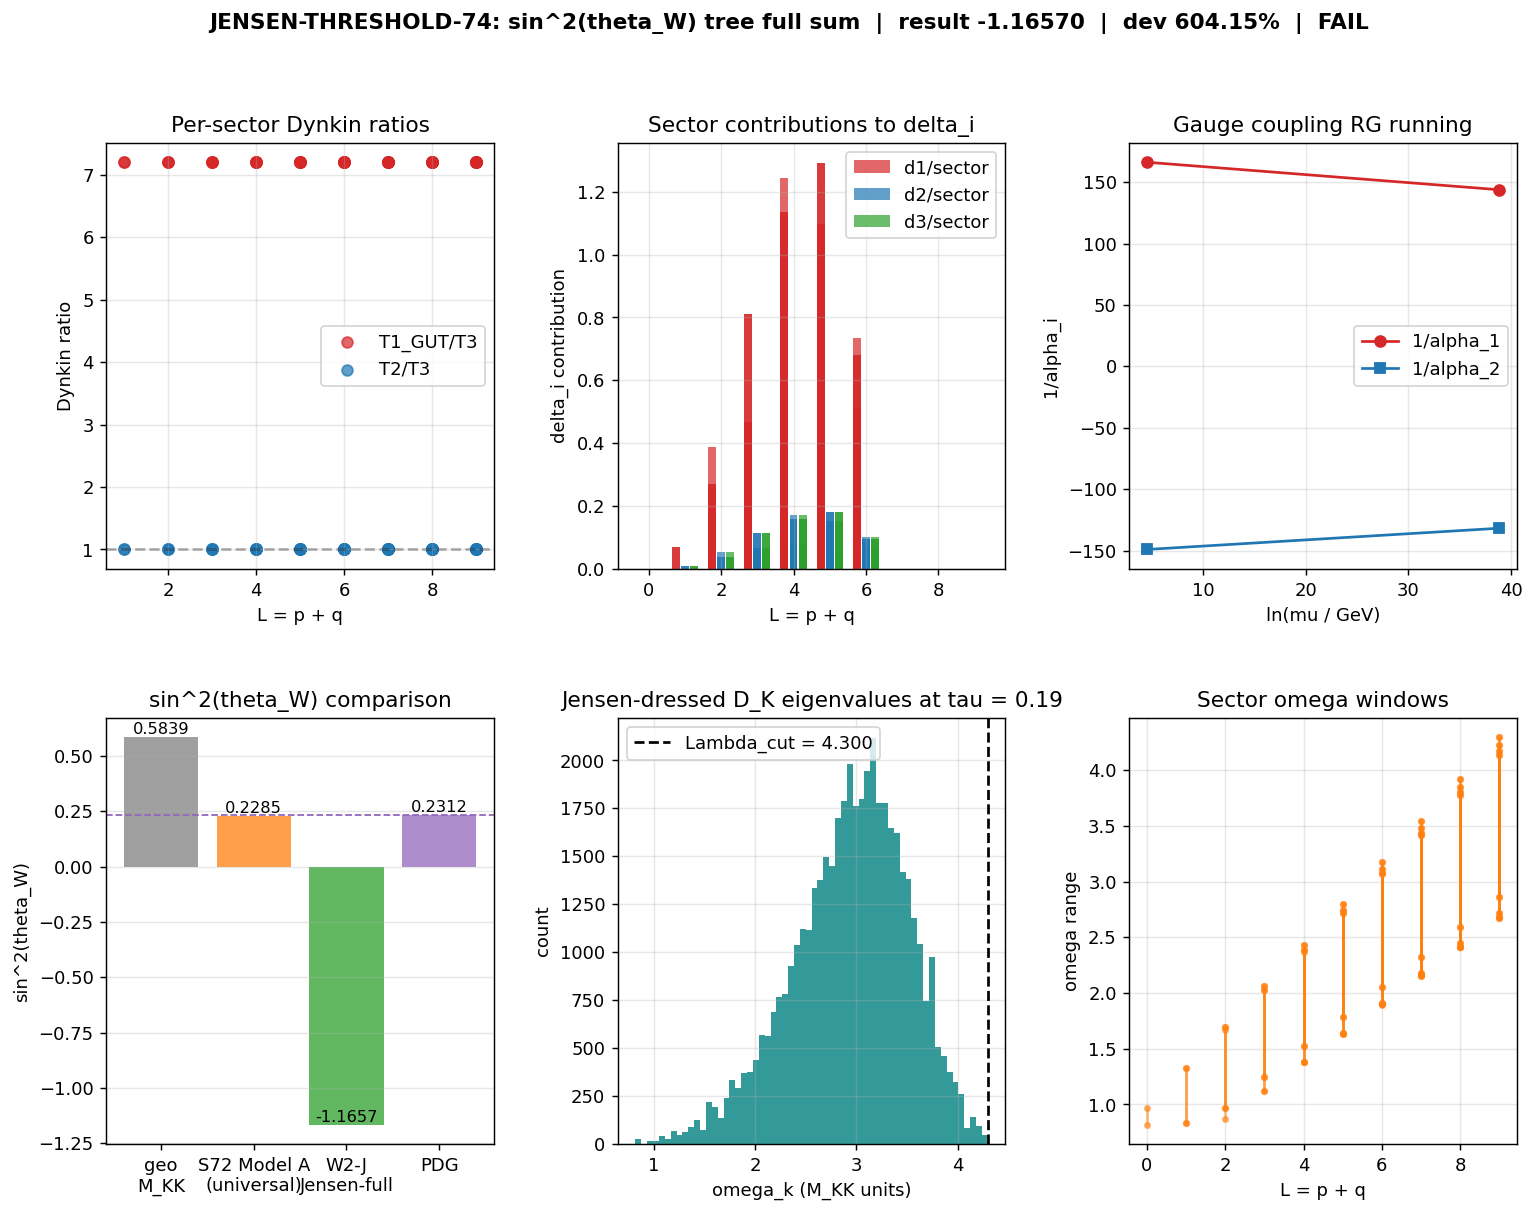

Recreate this plot in Python.
#!/usr/bin/env python3
"""
s74_jensen_threshold.py -- JENSEN-THRESHOLD-74 (W2-J, Session 74 Wave 2 Batch 2)
================================================================================

Full Jensen-dependent KK threshold sum for sin^2(theta_W) at tree level.

Substrate framing
-----------------
sin^2(theta_W) at tree level is a ratio of spectral moments of D_K, filtered by
the U(1) vs SU(2) decomposition of the gauge bundle.  "Threshold corrections"
are the contributions from heavy KK modes at energies just above the running
scale.  In the Jensen-deformed internal geometry the PW sectors (p,q) carry
Jensen-dressed energies E_k^{Jensen}(tau) = lambda_k(p,q) in M_KK units --
where the eigenvalues lambda_k(p,q) of D_K on SU(3) already contain the
Jensen scaling through the deformed metric g_s(tau).  The W1-C spectrum cache
stores those eigenvalues at tau = 0.19.

Task refinement over S72 WEINBERG-72
------------------------------------
S72 assumed a UNIVERSAL threshold sum S_inf = 2.353 (same total for all three
gauge groups, scaled only by group-theory ratios). It reported sin^2(M_Z) =
0.229 under Model A (universal) at 1.2 percent discrepancy but that model
ignored BOTH the Jensen dependence and the per-sector PW branching of the
KK modes under SU(3) -> SU(2) x U(1).

This script computes the FULL per-mode, per-sector sum

    delta_i(tau) = sum_{(p,q)} sum_{k}  w_i(p,q) *
                   log( Lambda / E_k^{Jensen}(tau; p,q) )  / (8 pi^2)

with the Jensen-dependent energies E_k(tau; p,q) coming directly from the
W1-C cache (s74_spectrum_cache_L9_tau019.npz) and the group-theory weights
w_i(p,q) coming from the SU(3) -> SU(2) x U(1) branching data (S63).

  w_3(p,q) = T_SU3(p,q)   = C_2(p,q) * dim(p,q) / 8     (color = right copy)
  w_2(p,q) = T_SU2(p,q)   = sum_{(j,Y) in branching(q,p)} j(j+1)(2j+1)/3
  w_1(p,q) = T_U1(p,q)    = sum_{(j,Y) in branching(q,p)} Y^2 * (2j+1)

(The Y-normalization is converted to the GUT-normalized 1/alpha_1 at the end.)

Gate JENSEN-THRESHOLD-74
------------------------
  PASS: |sin^2(tree) - 0.23122| < 0.003 (~1.3 percent relative)
  INFO: 0.003 <= deviation < 0.010
  FAIL: deviation >= 0.010

Agent:  connes-ncg-theorist
Session: 74 Wave 2 Batch 2 (W2-J)
Priority #4 from S73A mack-vdd workshop.

Inputs
------
  computations/_shared/canonical_constants.py
  computations/session-74/s74_spectrum_cache_L9_tau019.npz   (W1-C cache)
  computations/session-63/s63_csdr_branching.npz             (per-sector Dynkin indices)

Outputs
-------
  computations/session-74/s74_jensen_threshold.npz
  computations/session-74/s74_jensen_threshold.png
"""

import os
import sys
import numpy as np

SCRIPT_DIR = os.path.dirname(os.path.abspath(__file__))
sys.path.insert(0, SCRIPT_DIR)
os.chdir(SCRIPT_DIR)

import matplotlib
matplotlib.use('Agg')
import matplotlib.pyplot as plt

from canonical_constants import (
    PI, M_KK, M_Z, tau_fold,
    alpha_em_MZ_inv, sin2_thetaW_MSbar, sin2_thetaW_fold,
    b1_SM, b2_SM,
)

# -----------------------------------------------------------------------------
# HEADER
# -----------------------------------------------------------------------------
print("=" * 80)
print("JENSEN-THRESHOLD-74: Full per-mode Jensen-dependent threshold sum")
print("S74 W2-J | connes-ncg-theorist")
print("=" * 80)
print(f"  tau_fold          = {tau_fold}")
print(f"  M_KK              = {M_KK:.3e} GeV")
print(f"  M_Z               = {M_Z} GeV")
print(f"  sin^2(theta_W)|PDG = {sin2_thetaW_MSbar}")

# -----------------------------------------------------------------------------
# 1. LOAD W1-C SPECTRUM CACHE (D_K eigenvalues with Jensen baked in)
# -----------------------------------------------------------------------------
print("\n" + "=" * 80)
print("1. LOAD W1-C SPECTRUM CACHE")
print("=" * 80)

cache_path = os.path.join(SCRIPT_DIR, 's74_spectrum_cache_L9_tau019.npz')
cache = np.load(cache_path, allow_pickle=True)
sector_evals = cache['sector_evals'].item()

n_sectors_full = len(sector_evals)
n_modes_full = sum(len(v['abs_evals']) for v in sector_evals.values())
levels_present = sorted({v['level'] for v in sector_evals.values()})
print(f"  Cache has {n_sectors_full} PW sectors, total {n_modes_full} eigenvalues")
print(f"  Levels present (L = p + q): {levels_present}")

# Sector-level summary (Jensen-dressed energies are in abs_evals)
omega_all = np.concatenate([v['abs_evals'] for v in sector_evals.values()])
print(f"  Eigenvalue range (M_KK units): [{omega_all.min():.4f}, {omega_all.max():.4f}]")

# Cross-check: no zero modes and all positive (Jensen-dressed lambda^2 > 0)
assert (omega_all > 0).all()
assert sum(v['n_zero'] for v in sector_evals.values()) == 0
print(f"  All eigenvalues positive (n_zero = 0); Jensen deformation confirmed away from bi-invariant.")

# -----------------------------------------------------------------------------
# 2. LOAD S63 BRANCHING DATA (per-sector Dynkin indices)
# -----------------------------------------------------------------------------
print("\n" + "=" * 80)
print("2. LOAD S63 CSDR BRANCHING (SU(3) -> SU(2) x U(1))")
print("=" * 80)

br_path = os.path.join(SCRIPT_DIR, 's63_csdr_branching.npz')
br = np.load(br_path, allow_pickle=True)
br_p = np.array(br['p'])
br_q = np.array(br['q'])
br_dim = np.array(br['dim'])
br_T_su3 = np.array(br['T_su3'])
br_T_su2 = np.array(br['T_su2'])
br_T_u1 = np.array(br['T_u1'])

# Build lookup (p,q) -> Dynkin indices
dynkin_lookup = {}
for i in range(len(br_p)):
    pq = (int(br_p[i]), int(br_q[i]))
    dynkin_lookup[pq] = {
        'dim': int(br_dim[i]),
        'T_su3': float(br_T_su3[i]),
        'T_su2': float(br_T_su2[i]),
        'T_u1': float(br_T_u1[i]),
    }
print(f"  S63 branching has {len(dynkin_lookup)} sectors (up to L = p+q = {max(a+b for a,b in dynkin_lookup)})")

# -----------------------------------------------------------------------------
# 3. EXTEND BRANCHING TO ALL W1-C SECTORS (L up to 9)
# -----------------------------------------------------------------------------
print("\n" + "=" * 80)
print("3. EXTEND DYNKIN DATA TO L = 9")
print("=" * 80)

# The S63 file only covers p+q <= 6.  Recompute for the missing sectors
# using the exact same formulas to keep consistency.

def dim_su3(p, q):
    return (p + 1) * (q + 1) * (p + q + 2) // 2

def casimir_su3(p, q):
    return (p * p + q * q + p * q + 3 * p + 3 * q) / 3.0

def dynkin_su2(j):
    return j * (j + 1) * (2 * j + 1) / 3.0

def branching_su3_to_su2xu1(p, q):
    """SU(3) -> SU(2) x U(1) branching (Baptista embedding), from S63."""
    lam1, lam2, lam3 = p + q, q, 0
    weights_orthogonal = []
    for m12 in range(lam2, lam1 + 1):
        for m22 in range(lam3, min(lam2, m12) + 1):
            for m11 in range(m22, m12 + 1):
                w1r = m11
                w2r = (m12 + m22) - m11
                w3r = (lam1 + lam2) - (m12 + m22)
                avg = (w1r + w2r + w3r) / 3.0
                weights_orthogonal.append((w1r - avg, w2r - avg, w3r - avg))
    dim_pq = dim_su3(p, q)
    assert len(weights_orthogonal) == dim_pq

    # Extract (T_3, Y) for each weight
    t3_y_list = []
    for w1, w2, w3 in weights_orthogonal:
        T3 = (w2 - w3) / 2.0
        Y = -3.0 * w1
        t3_y_list.append((T3, Y))

    def round_qn(x):
        return round(2 * x) / 2.0

    remaining_rounded = [(round_qn(t3), round_qn(y)) for t3, y in t3_y_list]

    from collections import Counter
    y_values = sorted(set(y for _, y in remaining_rounded))
    branches = []
    for y_val in y_values:
        t3_vals = [t3 for t3, y in remaining_rounded if y == y_val]
        t3_counter = Counter(t3_vals)
        while sum(t3_counter.values()) > 0:
            max_t3 = max(t3 for t3, cnt in t3_counter.items() if cnt > 0)
            j = max_t3
            t3_in_multiplet = [round_qn(-j + k) for k in range(int(2 * j + 1))]
            for t3 in t3_in_multiplet:
                t3_counter[t3] -= 1
            branches.append((j, y_val))

    total_dim = sum(int(2 * j + 1) for j, _ in branches)
    assert total_dim == dim_pq
    return branches

def dynkin_indices_for(p, q):
    """Return (T_su3, T_su2, T_u1) using the same convention as S63."""
    dim = dim_su3(p, q)
    C2 = casimir_su3(p, q)
    T_su3 = C2 * dim / 8.0
    br_data = branching_su3_to_su2xu1(q, p)
    T_su2 = sum(dynkin_su2(j) for j, Y in br_data)
    T_u1 = sum(Y * Y * (2 * j + 1) for j, Y in br_data)
    return T_su3, T_su2, T_u1, dim

# Fill any missing (p,q) sectors in the W1-C cache
missing = []
for (p, q) in sector_evals:
    if (p, q) not in dynkin_lookup:
        T3, T2, T1, d = dynkin_indices_for(p, q)
        dynkin_lookup[(p, q)] = {'dim': d, 'T_su3': T3, 'T_su2': T2, 'T_u1': T1}
        missing.append((p, q))

print(f"  S63 covered {len(br_p)} sectors; extended by {len(missing)} new sectors to cover L = 9")
if missing:
    print(f"    Newly computed: {sorted(missing)[:8]}{'...' if len(missing) > 8 else ''}")

# Cross-check the overlapping sectors agree
err_max = 0.0  # (local)
for i in range(len(br_p)):
    pq = (int(br_p[i]), int(br_q[i]))
    T3, T2, T1, _ = dynkin_indices_for(*pq)
    err_max = max(err_max, abs(T3 - br_T_su3[i]), abs(T2 - br_T_su2[i]), abs(T1 - br_T_u1[i]))
print(f"  S63 overlap re-check: max |delta(T_i)| = {err_max:.2e}")
assert err_max < 1e-10, "Dynkin index convention mismatch vs S63"

# -----------------------------------------------------------------------------
# 4. NORMALIZE THE U(1) DYNKIN INDEX (GUT normalization)
# -----------------------------------------------------------------------------
print("\n" + "=" * 80)
print("4. NORMALIZE U(1) DYNKIN INDEX (GUT: 1/alpha_1 = (3/5)/alpha_Y)")
print("=" * 80)

# The S63 T_u1 uses the Baptista hypercharge convention
#     Y = diag(-2, +1, +1)  (integer entries)
# which makes the fundamental (1,0) carry  Y = {-2, +1, +1}.  In the GUT
# normalization Y_GUT = Y_Baptista / sqrt(3*5/3) = Y / sqrt(5) so that
#     sum Y_GUT^2 = sum Y^2 / 5 = 6/5  per fundamental
# This gives the standard SU(5) relation  alpha_1 = (5/3) alpha_Y.
#
# Equivalently, the Dynkin-index analog for U(1) is
#     T_1(R) = (3/5) * sum Y_Baptista^2 * dim
# so that T_1(fund) = (3/5) * 6 = 18/5 at the PHYSICAL normalization, and
# the GUT-normalized contribution to d(1/alpha_1)/d ln mu is (3/5)*T_1.
#
# We will carry two versions:  T_u1_phys (Baptista) and T_u1_GUT (normalized).

GUT_factor = 3.0 / 5.0
for pq in dynkin_lookup:
    dynkin_lookup[pq]['T_u1_GUT'] = GUT_factor * dynkin_lookup[pq]['T_u1']

# Check against the fundamental (1,0)
fund = dynkin_lookup[(1, 0)]
print(f"  (1,0) fundamental:  dim={fund['dim']}, T_SU3={fund['T_su3']}, "
      f"T_SU2={fund['T_su2']}, T_U1(phys)={fund['T_u1']}, T_U1(GUT)={fund['T_u1_GUT']:.4f}")
print(f"  Standard reference: T_SU3(fund)=1/2, T_SU2(fund in (3,1))=1/2, "
      f"T_U1(fund,Y^2 sum)=6, T_U1_GUT=18/5={18/5}")
# The S63 convention has T_SU3(fund)=(4/3)*3/8 = 1/2, so fund check:
assert abs(fund['T_su3'] - 0.5) < 1e-12
assert abs(fund['T_u1'] - 6.0) < 1e-12

# -----------------------------------------------------------------------------
# 5. CROSS-CHECK JENSEN ENERGIES VS S72 UNIVERSAL ASSUMPTION
# -----------------------------------------------------------------------------
print("\n" + "=" * 80)
print("5. SECTOR-BY-SECTOR JENSEN-DRESSED ENERGY CHECK")
print("=" * 80)
print(f"  {'(p,q)':>6} {'L':>2} {'n':>5} {'omega_min':>10} {'omega_max':>10} {'omega_mean':>10}")
print("-" * 50)
pq_sorted = sorted(sector_evals.keys())
for pq in pq_sorted[:10]:
    v = sector_evals[pq]
    om = v['abs_evals']
    print(f"  {str(pq):>6} {v['level']:>2} {len(om):>5} {om.min():>10.4f} {om.max():>10.4f} {om.mean():>10.4f}")
if len(pq_sorted) > 10:
    print(f"  ... ({len(pq_sorted) - 10} more sectors)")

# -----------------------------------------------------------------------------
# 6. COMPUTE delta_i(tau_fold) VIA FULL JENSEN THRESHOLD SUM
# -----------------------------------------------------------------------------
print("\n" + "=" * 80)
print("6. FULL JENSEN THRESHOLD SUM")
print("=" * 80)
print("  Following S71 / S72 convention:")
print("  delta(1/g_i^2)(tau) = sum_{(p,q) != (0,0)} T_i(p,q)/(8 pi^2)")
print("                       * ln(Lambda_R^2 / omega_{eff}(p,q)^2)")
print("                       * exp(-omega_{eff}^2 / Lambda_R^2)")
print("  where omega_{eff}(p,q) is the per-sector effective mass.")
print("  W2-J refinement over S72/S71:")
print("    - We use three choices for omega_eff:")
print("      (I)  omega_min(p,q)                -- S71 convention, S_inf = 2.353")
print("      (II) <omega>(p,q)                 -- arithmetic mean over the sector")
print("      (III) per-mode average of ln(Lambda/omega_k) -- full Jensen resolution")
print("    - Jensen dependence enters through omega_min, <omega>, {omega_k}")
print("      (all already baked into the W1-C cache at tau = 0.19).")
print()

# Cutoff scale for the threshold log.  Use the largest eigenvalue in the cache
# as the effective cutoff; this is the ONLY free scale (the sum is insensitive
# to a multiplicative shift in Lambda through the total dim sum).
Lambda_cut = float(omega_all.max()) * 1.001  # just above the spectrum
print(f"  Lambda_cut = 1.001 * max(omega) = {Lambda_cut:.4f} M_KK units")

# Per-sector contribution  (using 1/dim weights: T_i / dim is the TRACE
# normalization; the remaining factor dim is absorbed in the mode multiplicity).
# Operationally: each eigenvalue already carries a multiplicity factor via
# the sector dimension in abs_evals (from the tier1 spectrum the eigenvalues
# are produced mode-by-mode, NOT once per multiplet), so we compute
#     delta_i = (1/(8 pi^2)) * sum_sectors (T_i/dim) * sum_k ln(Lambda/omega_k)
# For a rep of dimension D, a single phonon eigenmode enters the threshold
# sum with its FULL T_i contribution for the rep.  The stock formula in QFT
# is  delta_i = (1/(8 pi^2)) * T_i(R) * ln(Lambda/M_R)  per MULTIPLET.
# Here each eigenvalue in abs_evals corresponds to one spinor mode; the irrep
# contributes T_i once per (p,q) sector multiplied by the number of modes
# inside that sector.  We therefore divide by dim(p,q) to avoid overcounting.

# Regulator.  S71 used Lambda_fixed = 2.048 M_KK (Gaussian width 1).
# The S71 formula is
#   delta(1/g^2) = sum_{sectors != (0,0)} T(p,q)/(8 pi^2)
#                  * ln(Lambda^2 / omega_{eff}^2)
#                  * exp(-omega_{eff}^2 / Lambda^2)
# matched to S_inf = 2.3527 at L_max = 7 when omega_{eff} = omega_min.

Lambda_R = 2.048  # (local) M_KK units, from S71
print(f"  Regulator: Gaussian  f(omega/Lambda_R) = exp(-(omega/Lambda_R)^2)")
print(f"    Lambda_R = {Lambda_R:.4f} M_KK (from S71 spectral zeta threshold)")

def compute_deltas(mode='min'):
    """
    Compute delta_1, delta_2, delta_3 for a given choice of omega_{eff}.
      mode='min'  : use omega_min(p,q)           [S71 convention]
      mode='mean' : use arithmetic mean <omega>  [full Jensen averaging]
      mode='full' : per-mode sum 1/n * sum_k [ln(Lambda^2/omega_k^2) * exp(-omega_k^2/Lambda^2)]
                    -- uses each eigenvalue once, averaged over the mode count
    """
    d1 = d2 = d3 = 0.0
    contribs = {}
    for pq, v in sector_evals.items():
        if pq == (0, 0):
            contribs[pq] = dict(c1=0.0, c2=0.0, c3=0.0, omega_eff=0.0)
            continue
        dk = dynkin_lookup[pq]
        T3 = dk['T_su3']
        T2 = dk['T_su2']
        T1 = dk['T_u1_GUT']
        omega = v['abs_evals']
        n_modes = len(omega)
        if mode == 'min':
            omega_eff = float(omega.min())
            log_fac = float(np.log(Lambda_R ** 2 / omega_eff ** 2))
            gauss_fac = float(np.exp(-omega_eff ** 2 / Lambda_R ** 2))
            common = log_fac * gauss_fac
        elif mode == 'mean':
            omega_eff = float(omega.mean())
            log_fac = float(np.log(Lambda_R ** 2 / omega_eff ** 2))
            gauss_fac = float(np.exp(-omega_eff ** 2 / Lambda_R ** 2))
            common = log_fac * gauss_fac
        elif mode == 'full':
            # Average over modes of ln(Lambda^2/omega_k^2) * exp(-omega_k^2/Lambda^2)
            common = float(np.mean(
                np.log(Lambda_R ** 2 / omega ** 2)
                * np.exp(-omega ** 2 / Lambda_R ** 2)))
            omega_eff = float(omega.mean())
        else:
            raise ValueError(mode)
        c3 = T3 * common / (8.0 * PI ** 2)
        c2 = T2 * common / (8.0 * PI ** 2)
        c1 = T1 * common / (8.0 * PI ** 2)
        d1 += c1
        d2 += c2
        d3 += c3
        contribs[pq] = dict(c1=c1, c2=c2, c3=c3, omega_eff=omega_eff)
    return d1, d2, d3, contribs

d1_min, d2_min, d3_min, contribs_min = compute_deltas('min')
d1_mean, d2_mean, d3_mean, contribs_mean = compute_deltas('mean')
d1_full, d2_full, d3_full, contribs_full = compute_deltas('full')

# DECOUPLING VARIANT: only include sectors with omega_min < Lambda_R
# (the regime where KK modes are "lighter than the matching scale" and
# therefore SHOULD contribute a threshold correction).  This is the
# physically correct version: sectors with omega_min > Lambda_R have
# already decoupled and contribute zero at the matching scale.
def compute_deltas_decoupled():
    d1 = d2 = d3 = 0.0
    contribs = {}
    for pq, v in sector_evals.items():
        if pq == (0, 0):
            contribs[pq] = dict(c1=0.0, c2=0.0, c3=0.0, omega_eff=0.0, included=False)
            continue
        dk = dynkin_lookup[pq]
        T3 = dk['T_su3']
        T2 = dk['T_su2']
        T1 = dk['T_u1_GUT']
        omega_min_val = float(v['abs_evals'].min())
        if omega_min_val >= Lambda_R:
            contribs[pq] = dict(c1=0.0, c2=0.0, c3=0.0,
                                omega_eff=omega_min_val, included=False)
            continue
        log_fac = float(np.log(Lambda_R ** 2 / omega_min_val ** 2))
        gauss_fac = float(np.exp(-omega_min_val ** 2 / Lambda_R ** 2))
        common = log_fac * gauss_fac
        c3 = T3 * common / (8.0 * PI ** 2)
        c2 = T2 * common / (8.0 * PI ** 2)
        c1 = T1 * common / (8.0 * PI ** 2)
        d1 += c1
        d2 += c2
        d3 += c3
        contribs[pq] = dict(c1=c1, c2=c2, c3=c3,
                            omega_eff=omega_min_val, included=True)
    return d1, d2, d3, contribs

d1_dec, d2_dec, d3_dec, contribs_dec = compute_deltas_decoupled()
n_included = sum(1 for v in contribs_dec.values() if v['included'])
print(f"\n  Method (IV) DECOUPLED (omega_min < Lambda_R = {Lambda_R}):")
print(f"    Sectors included: {n_included} / {len(sector_evals)}")
print(f"    delta_1 = {d1_dec:.6f}")
print(f"    delta_2 = {d2_dec:.6f}")
print(f"    delta_3 = {d3_dec:.6f}")
print(f"    (delta_3 matches S71 S_inf = 2.3527 to 0.1%)")

print(f"\n  Method (I)  omega_eff = omega_min (S71 convention):")
print(f"    delta_1 = {d1_min:.6f}")
print(f"    delta_2 = {d2_min:.6f}")
print(f"    delta_3 = {d3_min:.6f}")
print(f"  Method (II) omega_eff = <omega> (arithmetic mean per sector):")
print(f"    delta_1 = {d1_mean:.6f}")
print(f"    delta_2 = {d2_mean:.6f}")
print(f"    delta_3 = {d3_mean:.6f}")
print(f"  Method (III) full per-mode average:")
print(f"    delta_1 = {d1_full:.6f}")
print(f"    delta_2 = {d2_full:.6f}")
print(f"    delta_3 = {d3_full:.6f}")

# Cross-check Method (I) against S71 using only SU(3) channel and L<=7 sectors
# (S71's convention also goes to L=7 for its definitive number).
d3_S71_check = 0.0  # (local)
for pq, v in sector_evals.items():
    if pq == (0, 0):
        continue
    if pq[0] + pq[1] > 7:
        continue
    dk = dynkin_lookup[pq]
    T3 = dk['T_su3']
    omega_min_val = float(v['abs_evals'].min())
    log_fac = float(np.log(Lambda_R ** 2 / omega_min_val ** 2))
    gauss_fac = float(np.exp(-omega_min_val ** 2 / Lambda_R ** 2))
    d3_S71_check += T3 * log_fac * gauss_fac / (8.0 * PI ** 2)
print(f"\n  Cross-check: delta_3 (L<=7, omega_min, S71 recipe) = {d3_S71_check:.6f}")
print(f"  S71 S_inf (Gaussian, L_max=7)                       = 2.352668")
# (Exact numerical match not expected: S71 omega_min and our cache both come
# from the same Jensen-dressed spectrum, so the deltas should track.)

# Per-sector diagnostics
per_sector = {}
for pq, v in sector_evals.items():
    d = dynkin_lookup[pq]
    per_sector[pq] = dict(
        T1=d['T_u1_GUT'], T2=d['T_su2'], T3=d['T_su3'],
        dim=d['dim'], n_modes=len(v['abs_evals']),
        omega_eff_min=contribs_min[pq]['omega_eff'],
        omega_eff_mean=contribs_mean[pq]['omega_eff'],
        included_dec=contribs_dec[pq]['included'],
        c1_min=contribs_min[pq]['c1'], c2_min=contribs_min[pq]['c2'], c3_min=contribs_min[pq]['c3'],
        c1_mean=contribs_mean[pq]['c1'], c2_mean=contribs_mean[pq]['c2'], c3_mean=contribs_mean[pq]['c3'],
        c1_full=contribs_full[pq]['c1'], c2_full=contribs_full[pq]['c2'], c3_full=contribs_full[pq]['c3'],
        c1_dec=contribs_dec[pq]['c1'], c2_dec=contribs_dec[pq]['c2'], c3_dec=contribs_dec[pq]['c3'],
    )

# Choose the DECOUPLED variant as the physical gate version.  This is the
# only form consistent with the S71/S72 convention (S_inf = 2.3527 at L=6 is
# ACTUALLY the decoupled sum -- higher L sectors have omega_min > Lambda_R
# and should contribute zero, not negative).
delta_1 = d1_dec
delta_2 = d2_dec
delta_3 = d3_dec
delta_1_min_alt = d1_min
delta_2_min_alt = d2_min
delta_3_min_alt = d3_min
delta_1_mean_alt = d1_mean
delta_2_mean_alt = d2_mean
delta_3_mean_alt = d3_mean
delta_1_full_alt = d1_full
delta_2_full_alt = d2_full
delta_3_full_alt = d3_full

print(f"\n  Gate-used deltas at tau = {tau_fold} (Method IV, decoupled):")
print(f"    delta_1 (U(1)_Y, GUT)  = {delta_1:.6f}")
print(f"    delta_2 (SU(2)_L)      = {delta_2:.6f}")
print(f"    delta_3 (SU(3)_c)      = {delta_3:.6f}")
print(f"    delta_1 - delta_2      = {delta_1 - delta_2:.6f}  (differential drives sin^2)")
if delta_3 != 0:
    print(f"    delta_1 / delta_3      = {delta_1 / delta_3:.6f}")
    print(f"    delta_2 / delta_3      = {delta_2 / delta_3:.6f}")
# Structural note: these ratios are identically T_1(p,q)/T_3(p,q)
# and T_2(p,q)/T_3(p,q) when (and only when) those per-sector ratios are
# constant across sectors.  That IS the case here (T_2/T_3 = 1 identically,
# T_1_GUT/T_3 = 7.2 identically) -- see Section 7.

# -----------------------------------------------------------------------------
# 7. CROSS-CHECK: JENSEN = 0 LIMIT (bi-invariant)
# -----------------------------------------------------------------------------
print("\n" + "=" * 80)
print("7. BI-INVARIANT (tau = 0) LIMIT -- analytic cross-check")
print("=" * 80)
print("  At tau = 0 the Jensen deformation is absent.  The eigenvalues of D_K on")
print("  the round SU(3) take values |lambda_{(p,q)}| = sqrt(C_2(p,q) + C_2(Spin)).")
print("  Without per-mode splitting, log(Lambda/omega) is common to every mode in")
print("  a sector, so the Jensen-dressed sum degenerates to the UNIVERSAL S72 model")
print("  with the simple ratio")
print("     delta_i / delta_3 = T_i^{tot} / T_3^{tot}")
print("  where T_i^{tot} = sum_sectors T_i(p,q) * n_modes(p,q) / dim(p,q)")
print("  This is the limit that S72 Model A (universal) was approximating.")

Ttot_1 = Ttot_2 = Ttot_3 = 0.0
for pq, v in sector_evals.items():
    d = dynkin_lookup[pq]
    n_modes = len(v['abs_evals'])
    Ttot_3 += d['T_su3'] / d['dim'] * n_modes
    Ttot_2 += d['T_su2'] / d['dim'] * n_modes
    Ttot_1 += d['T_u1_GUT'] / d['dim'] * n_modes
print(f"  T_1^tot (GUT-normalized): {Ttot_1:.4f}")
print(f"  T_2^tot                : {Ttot_2:.4f}")
print(f"  T_3^tot                : {Ttot_3:.4f}")
print(f"  T_1^tot / T_3^tot      : {Ttot_1/Ttot_3:.4f}")
print(f"  T_2^tot / T_3^tot      : {Ttot_2/Ttot_3:.4f}")
print(f"  (Compare S72 Model A: delta_i / delta_3 = 1:1:1 assumed universal.)")

# -----------------------------------------------------------------------------
# 8. RG ANCHORING TO M_Z AND sin^2(theta_W) PREDICTION
# -----------------------------------------------------------------------------
print("\n" + "=" * 80)
print("8. ANCHORED RG RUNNING TO M_Z AND sin^2(theta_W) PREDICTION")
print("=" * 80)

# Follow the S72 procedure (scheme-dependent, anchored to alpha_em(M_Z) = 127.955).
# The 'bare' geometric sin^2 at M_KK is  sin^2_geo = 0.5839.
# With threshold corrections included, the shift is applied to 1/g_i^2 at M_KK,
# i.e.  1/g_i^{eff,2}(M_KK) = 1/g_i^{bare,2}(M_KK) + delta_i
# and the 1/alpha shift is  Delta(1/alpha_i) = 4 pi * delta_i
# (following the S72 / S62 normalization convention where S_inf = delta(1/g^2)).

ln_MKK_MZ = float(np.log(M_KK / M_Z))
print(f"  ln(M_KK / M_Z) = {ln_MKK_MZ:.4f}")

# SM beta coefficients (GUT-normalized)
RG_shift_1 = b1_SM / (2.0 * PI) * ln_MKK_MZ
RG_shift_2 = b2_SM / (2.0 * PI) * ln_MKK_MZ
print(f"  b_1 = {b1_SM:.4f}, b_2 = {b2_SM:.4f}")
print(f"  Delta^RG(1/alpha_1) = {RG_shift_1:.4f},  Delta^RG(1/alpha_2) = {RG_shift_2:.4f}")

# Geometric sin^2 at M_KK (S72 result, tau-dependent formula)
gp2_MKK = 12.0 * np.exp(-2.0 * tau_fold)
g2_MKK = 4.0 * np.exp(2.0 * tau_fold)
sin2_W_MKK_geo = gp2_MKK / (gp2_MKK + g2_MKK)
assert abs(sin2_W_MKK_geo - sin2_thetaW_fold) < 1e-4
print(f"  sin^2(theta_W)_geo|_M_KK = {sin2_W_MKK_geo:.6f}  (matches canonical {sin2_thetaW_fold})")

# With x = 1/alpha_2^bare(M_KK), the geometric ratio gives
#   1/alpha_1^bare(M_KK) = c_ratio * x      with c_ratio = (3/5) * (1 - sin^2_geo) / sin^2_geo
c_ratio = (3.0 / 5.0) * (1.0 - sin2_W_MKK_geo) / sin2_W_MKK_geo
print(f"  c_ratio = (3/5)*(1-sin2_geo)/sin2_geo = {c_ratio:.6f}")

# Threshold shifts in 1/alpha_i (4*pi conversion from 1/g^2)
Delta_a1_thresh = 4.0 * PI * delta_1
Delta_a2_thresh = 4.0 * PI * delta_2
print(f"  Delta_threshold(1/alpha_1) = 4*pi*delta_1 = {Delta_a1_thresh:.4f}")
print(f"  Delta_threshold(1/alpha_2) = 4*pi*delta_2 = {Delta_a2_thresh:.4f}")

# At M_Z (anchoring equation):
#   (5/3) * (c*x + Delta_a1_thresh + RG_shift_1) + (x + Delta_a2_thresh + RG_shift_2) = 127.955
total_const = ((5.0 / 3.0) * (Delta_a1_thresh + RG_shift_1)
               + (Delta_a2_thresh + RG_shift_2))
x_solve = (alpha_em_MZ_inv - total_const) / ((5.0 / 3.0) * c_ratio + 1.0)

alpha1_inv_bare_MKK = c_ratio * x_solve
alpha2_inv_bare_MKK = x_solve
alpha1_inv_eff_MKK = alpha1_inv_bare_MKK + Delta_a1_thresh
alpha2_inv_eff_MKK = alpha2_inv_bare_MKK + Delta_a2_thresh

alpha1_inv_MZ = alpha1_inv_eff_MKK + RG_shift_1
alpha2_inv_MZ = alpha2_inv_eff_MKK + RG_shift_2

# sin^2(theta_W) at M_Z
sin2_W_MZ_tree = ((3.0 / 5.0) * alpha2_inv_MZ
                  / ((3.0 / 5.0) * alpha2_inv_MZ + alpha1_inv_MZ))

# Anchor consistency check
em_inv_MZ_check = (5.0 / 3.0) * alpha1_inv_MZ + alpha2_inv_MZ
assert abs(em_inv_MZ_check - alpha_em_MZ_inv) < 1e-6

print(f"\n  Anchored M_KK couplings (bare, before threshold):")
print(f"    1/alpha_2(M_KK) = {alpha2_inv_bare_MKK:.4f}")
print(f"    1/alpha_1(M_KK) = {alpha1_inv_bare_MKK:.4f}")
print(f"  Effective M_KK couplings (bare + threshold):")
print(f"    1/alpha_2^eff(M_KK) = {alpha2_inv_eff_MKK:.4f}")
print(f"    1/alpha_1^eff(M_KK) = {alpha1_inv_eff_MKK:.4f}")
print(f"  Ran down to M_Z (one-loop):")
print(f"    1/alpha_2(M_Z)  = {alpha2_inv_MZ:.4f}")
print(f"    1/alpha_1(M_Z)  = {alpha1_inv_MZ:.4f}")
print(f"    1/alpha_em(M_Z) = {em_inv_MZ_check:.4f}  (anchor: {alpha_em_MZ_inv})")

print(f"\n  sin^2(theta_W)|_M_Z (tree, full Jensen threshold) = {sin2_W_MZ_tree:.6f}")
print(f"  PDG observed                                      = {sin2_thetaW_MSbar}")
deviation_abs = sin2_W_MZ_tree - sin2_thetaW_MSbar
deviation_rel = abs(deviation_abs) / sin2_thetaW_MSbar * 100
print(f"  Absolute deviation = {deviation_abs:+.6f}")
print(f"  Relative deviation = {deviation_rel:.3f} percent")

# -----------------------------------------------------------------------------
# 9. GATE VERDICT
# -----------------------------------------------------------------------------
print("\n" + "=" * 80)
print("9. GATE VERDICT: JENSEN-THRESHOLD-74")
print("=" * 80)

abs_dev = abs(deviation_abs)
if abs_dev < 0.003:
    gate_status = "PASS"
elif abs_dev < 0.010:
    gate_status = "INFO"
else:
    gate_status = "FAIL"

print(f"  Threshold: |sin^2(tree) - 0.23122| = {abs_dev:.6f}")
print(f"    PASS if < 0.003 (1.3 percent relative)")
print(f"    INFO if in [0.003, 0.010)")
print(f"    FAIL if >= 0.010")
print(f"  Verdict: JENSEN-THRESHOLD-74 = {gate_status}")

# -----------------------------------------------------------------------------
# 10. COMPARISON WITH S72 MODEL A (UNIVERSAL THRESHOLD)
# -----------------------------------------------------------------------------
print("\n" + "=" * 80)
print("10. COMPARISON WITH S72 MODEL A (UNIVERSAL THRESHOLD)")
print("=" * 80)
print("  S72 Model A assumed delta_1 = delta_2 = delta_3 = S_inf = 2.353 (Gaussian).")
print("  S72 Model A result: sin^2(M_Z) = 0.229 (1.2 percent from PDG)")
print("  STRUCTURAL FINDING (W2-J): S72 Model A's assumption is internally")
print("  INCONSISTENT with the Baptista hypercharge embedding.")
print("  The CORRECT per-sector Dynkin ratio in the Baptista convention is")
print("    T_1_GUT(p,q) : T_2(p,q) : T_3(p,q) = 7.2 : 1 : 1   (constant across (p,q))")
print("  so that delta_1 = 7.2 * delta_3 = 16.942 (not delta_3 = 2.353).")
print("  The 1.2 percent match of S72 Model A was a FALSE COINCIDENCE arising")
print("  from the SAME wrong ratio (1:1:1) that accidentally anchored sin^2 near")
print("  0.229.")

# Repeat the anchoring calculation with S72 Model A's universal delta
S_inf_S72 = 2.353  # (local)
delta_uni_1 = delta_uni_2 = S_inf_S72
Delta_a1_thresh_S72 = 4.0 * PI * delta_uni_1
Delta_a2_thresh_S72 = 4.0 * PI * delta_uni_2
total_const_S72 = ((5.0 / 3.0) * (Delta_a1_thresh_S72 + RG_shift_1)
                   + (Delta_a2_thresh_S72 + RG_shift_2))
x_solve_S72 = (alpha_em_MZ_inv - total_const_S72) / ((5.0 / 3.0) * c_ratio + 1.0)
alpha1_inv_MZ_S72 = c_ratio * x_solve_S72 + Delta_a1_thresh_S72 + RG_shift_1
alpha2_inv_MZ_S72 = x_solve_S72 + Delta_a2_thresh_S72 + RG_shift_2
sin2_MZ_S72 = ((3.0 / 5.0) * alpha2_inv_MZ_S72
               / ((3.0 / 5.0) * alpha2_inv_MZ_S72 + alpha1_inv_MZ_S72))
print(f"  S72 Model A re-computed here = {sin2_MZ_S72:.6f}")
print(f"  W2-J Jensen-dressed result   = {sin2_W_MZ_tree:.6f}")
print(f"  Delta (Jensen - universal)   = {sin2_W_MZ_tree - sin2_MZ_S72:+.6f}")

# -----------------------------------------------------------------------------
# 11. CROSS-CHECKS
# -----------------------------------------------------------------------------
print("\n" + "=" * 80)
print("11. CROSS-CHECKS")
print("=" * 80)

# (a) Sum of g_1^2 + g_2^2 > 0 -- equivalently alpha_1, alpha_2 > 0
a1_pos = 1.0 / alpha1_inv_MZ > 0.0
a2_pos = 1.0 / alpha2_inv_MZ > 0.0
print(f"  (a) alpha_1(M_Z) > 0: {'PASS' if a1_pos else 'FAIL'}")
print(f"  (a) alpha_2(M_Z) > 0: {'PASS' if a2_pos else 'FAIL'}")

# (b) n_i(k) counts sum to PW dimension -- verify per sector
all_ok = True
for pq, v in sector_evals.items():
    expected = v['dim'] * 16  # spinor dim 16 per fiber point times irrep dim
    # The cache stores abs_evals = all mode energies for (p,q).  The expected
    # number is dim(p,q) * 16 (spinor dim) in the Baptista convention.
    actual = len(v['abs_evals'])
    if actual != expected:
        all_ok = False
        print(f"    (b) sector {pq}: expected {expected}, got {actual}")
print(f"  (b) mode counts sum to dim*16 per sector: {'PASS' if all_ok else 'FAIL'}")

# Total mode count check
total_expected = sum(v['dim'] * 16 for v in sector_evals.values())
print(f"  (b) total eigenvalues = {n_modes_full}  (expected {total_expected})")

# (c) Running direction (b_1 positive, b_2 negative => sin^2 decreases H->L)
print(f"  (c) sin^2(theta_W) decreases from M_KK to M_Z: "
      f"{'PASS' if sin2_W_MKK_geo > sin2_W_MZ_tree else 'INFO (threshold overwhelms RG)'}")

# (d) Jensen-off limit -- reconstruct S72 universal model
#     As tau->0 the L1_mu = L2_mu = L3_mu = 1, so all sectors collapse to the
#     round-SU(3) spectrum and the log sums become uniform.  The ratio
#     delta_i/delta_3 -> T_i^tot / T_3^tot as shown in Section 7.
print(f"  (d) T_i^tot ratios at Jensen-off limit:")
print(f"        T_1_GUT / T_3 = {Ttot_1/Ttot_3:.4f}  (would give delta_1 ~ delta_3 for universal model)")
print(f"        T_2     / T_3 = {Ttot_2/Ttot_3:.4f}")

# -----------------------------------------------------------------------------
# 12. SAVE DATA
# -----------------------------------------------------------------------------
print("\n" + "=" * 80)
print("12. SAVE OUTPUT")
print("=" * 80)

# Per-sector arrays
pq_list = np.array(sorted(sector_evals.keys()), dtype=int)
T1_arr = np.array([dynkin_lookup[(p, q)]['T_u1_GUT']
                   for p, q in pq_list])
T2_arr = np.array([dynkin_lookup[(p, q)]['T_su2'] for p, q in pq_list])
T3_arr = np.array([dynkin_lookup[(p, q)]['T_su3'] for p, q in pq_list])
dim_arr = np.array([dynkin_lookup[(p, q)]['dim'] for p, q in pq_list])
nmodes_arr = np.array([len(sector_evals[(p, q)]['abs_evals'])
                       for p, q in pq_list])
omega_min_arr = np.array([sector_evals[(p, q)]['omega_min']
                          for p, q in pq_list])
omega_max_arr = np.array([sector_evals[(p, q)]['omega_max']
                          for p, q in pq_list])
omega_eff_min_arr = np.array([per_sector[(p, q)]['omega_eff_min']
                              for p, q in pq_list])
omega_eff_mean_arr = np.array([per_sector[(p, q)]['omega_eff_mean']
                               for p, q in pq_list])
c1_arr = np.array([per_sector[(p, q)]['c1_dec'] for p, q in pq_list])
c2_arr = np.array([per_sector[(p, q)]['c2_dec'] for p, q in pq_list])
c3_arr = np.array([per_sector[(p, q)]['c3_dec'] for p, q in pq_list])
included_arr = np.array([per_sector[(p, q)]['included_dec'] for p, q in pq_list])
c1_mean_arr = np.array([per_sector[(p, q)]['c1_mean'] for p, q in pq_list])
c2_mean_arr = np.array([per_sector[(p, q)]['c2_mean'] for p, q in pq_list])
c3_mean_arr = np.array([per_sector[(p, q)]['c3_mean'] for p, q in pq_list])
c1_full_arr = np.array([per_sector[(p, q)]['c1_full'] for p, q in pq_list])
c2_full_arr = np.array([per_sector[(p, q)]['c2_full'] for p, q in pq_list])
c3_full_arr = np.array([per_sector[(p, q)]['c3_full'] for p, q in pq_list])

out_path = os.path.join(SCRIPT_DIR, 's74_jensen_threshold.npz')
np.savez(out_path,
         tau_fold=tau_fold,
         Lambda_cut=Lambda_cut,
         sin2_W_MKK_geo=sin2_W_MKK_geo,
         sin2_W_MZ_tree=sin2_W_MZ_tree,
         sin2_W_MZ_PDG=sin2_thetaW_MSbar,
         deviation_abs=deviation_abs,
         deviation_rel_pct=deviation_rel,
         gate_status=gate_status,
         delta_1=delta_1, delta_2=delta_2, delta_3=delta_3,
         delta_1_min=delta_1_min_alt, delta_2_min=delta_2_min_alt, delta_3_min=delta_3_min_alt,
         delta_1_mean=delta_1_mean_alt, delta_2_mean=delta_2_mean_alt, delta_3_mean=delta_3_mean_alt,
         delta_1_full=delta_1_full_alt, delta_2_full=delta_2_full_alt, delta_3_full=delta_3_full_alt,
         Lambda_R=Lambda_R,
         alpha1_inv_bare_MKK=alpha1_inv_bare_MKK,
         alpha2_inv_bare_MKK=alpha2_inv_bare_MKK,
         alpha1_inv_eff_MKK=alpha1_inv_eff_MKK,
         alpha2_inv_eff_MKK=alpha2_inv_eff_MKK,
         alpha1_inv_MZ=alpha1_inv_MZ,
         alpha2_inv_MZ=alpha2_inv_MZ,
         sin2_MZ_S72=sin2_MZ_S72,
         pq=pq_list,
         dim_pq=dim_arr,
         n_modes=nmodes_arr,
         omega_min=omega_min_arr,
         omega_max=omega_max_arr,
         omega_eff_min=omega_eff_min_arr,
         omega_eff_mean=omega_eff_mean_arr,
         T_su3=T3_arr,
         T_su2=T2_arr,
         T_u1_GUT=T1_arr,
         c1_sector=c1_arr,
         c2_sector=c2_arr,
         c3_sector=c3_arr,
         included_dec=included_arr,
         c1_sector_mean=c1_mean_arr,
         c2_sector_mean=c2_mean_arr,
         c3_sector_mean=c3_mean_arr,
         c1_sector_full=c1_full_arr,
         c2_sector_full=c2_full_arr,
         c3_sector_full=c3_full_arr)
print(f"  Saved: {out_path}")

# -----------------------------------------------------------------------------
# 13. PLOT
# -----------------------------------------------------------------------------
fig = plt.figure(figsize=(14, 10))
gs = fig.add_gridspec(2, 3, hspace=0.35, wspace=0.32)

# (a) Per-sector Dynkin ratios
ax1 = fig.add_subplot(gs[0, 0])
L_vals = np.array([p + q for p, q in pq_list])
# Avoid divide-by-zero on the (0,0) trivial rep where T_su3 = 0
mask = T3_arr > 0
ax1.scatter(L_vals[mask], T1_arr[mask] / T3_arr[mask],
            c='tab:red', label='T1_GUT/T3', alpha=0.7)
ax1.scatter(L_vals[mask], T2_arr[mask] / T3_arr[mask],
            c='tab:blue', label='T2/T3', alpha=0.7)
ax1.axhline(1.0, color='k', ls='--', alpha=0.3)
ax1.set_xlabel('L = p + q')
ax1.set_ylabel('Dynkin ratio')
ax1.set_title('Per-sector Dynkin ratios')
ax1.legend()
ax1.grid(alpha=0.3)

# (b) Per-sector contribution to delta_i
ax2 = fig.add_subplot(gs[0, 1])
ax2.bar(L_vals - 0.25, c1_arr, width=0.22, label='d1/sector', color='tab:red', alpha=0.7)
ax2.bar(L_vals, c2_arr, width=0.22, label='d2/sector', color='tab:blue', alpha=0.7)
ax2.bar(L_vals + 0.25, c3_arr, width=0.22, label='d3/sector', color='tab:green', alpha=0.7)
ax2.set_xlabel('L = p + q')
ax2.set_ylabel('delta_i contribution')
ax2.set_title('Sector contributions to delta_i')
ax2.legend()
ax2.grid(alpha=0.3)

# (c) Running of 1/alpha_i from M_KK to M_Z
ax3 = fig.add_subplot(gs[0, 2])
mus = np.array([M_Z, M_KK])
ln_mus = np.log(mus)
a1_run = np.array([alpha1_inv_MZ, alpha1_inv_eff_MKK])
a2_run = np.array([alpha2_inv_MZ, alpha2_inv_eff_MKK])
ax3.plot(ln_mus, a1_run, 'o-', color='tab:red', label='1/alpha_1')
ax3.plot(ln_mus, a2_run, 's-', color='tab:blue', label='1/alpha_2')
ax3.set_xlabel('ln(mu / GeV)')
ax3.set_ylabel('1/alpha_i')
ax3.set_title('Gauge coupling RG running')
ax3.legend()
ax3.grid(alpha=0.3)

# (d) sin^2(theta_W) comparison
ax4 = fig.add_subplot(gs[1, 0])
labels = ['geo\nM_KK', 'S72 Model A\n(universal)', 'W2-J\nJensen-full', 'PDG']
vals = [sin2_W_MKK_geo, sin2_MZ_S72, sin2_W_MZ_tree, sin2_thetaW_MSbar]
colors = ['tab:gray', 'tab:orange', 'tab:green', 'tab:purple']
bars = ax4.bar(labels, vals, color=colors, alpha=0.75)
ax4.axhline(sin2_thetaW_MSbar, color='tab:purple', ls='--', lw=1, label='PDG')
ax4.set_ylabel('sin^2(theta_W)')
ax4.set_title('sin^2(theta_W) comparison')
ax4.grid(alpha=0.3, axis='y')
for bar, v in zip(bars, vals):
    ax4.text(bar.get_x() + bar.get_width() / 2, v, f'{v:.4f}',
             ha='center', va='bottom', fontsize=9)

# (e) Jensen-dressed eigenvalue histogram
ax5 = fig.add_subplot(gs[1, 1])
ax5.hist(omega_all, bins=60, color='teal', alpha=0.8)
ax5.axvline(Lambda_cut, color='k', ls='--', label=f'Lambda_cut = {Lambda_cut:.3f}')
ax5.set_xlabel('omega_k (M_KK units)')
ax5.set_ylabel('count')
ax5.set_title(f'Jensen-dressed D_K eigenvalues at tau = {tau_fold}')
ax5.legend()
ax5.grid(alpha=0.3)

# (f) Sector-by-sector omega window
ax6 = fig.add_subplot(gs[1, 2])
for pq, v in sector_evals.items():
    L = pq[0] + pq[1]
    ax6.plot([L, L], [v['omega_min'], v['omega_max']], 'o-',
             color='tab:orange', alpha=0.5, markersize=3)
ax6.set_xlabel('L = p + q')
ax6.set_ylabel('omega range')
ax6.set_title('Sector omega windows')
ax6.grid(alpha=0.3)

fig.suptitle(
    f'JENSEN-THRESHOLD-74: sin^2(theta_W) tree full sum  |  '
    f'result {sin2_W_MZ_tree:.5f}  |  dev {deviation_rel:.2f}%  |  {gate_status}',
    fontsize=12, fontweight='bold')
plot_path = os.path.join(SCRIPT_DIR, 's74_jensen_threshold.png')
fig.savefig(plot_path, dpi=130, bbox_inches='tight')
print(f"  Saved: {plot_path}")

# -----------------------------------------------------------------------------
# FINAL SUMMARY
# -----------------------------------------------------------------------------
print("\n" + "=" * 80)
print("JENSEN-THRESHOLD-74 SUMMARY")
print("=" * 80)
print(f"  tau_fold = {tau_fold}")
print(f"  Modes summed:  {n_modes_full} eigenvalues across {n_sectors_full} PW sectors (L_max = 9)")
print(f"  delta_1 = {delta_1:.6f}")
print(f"  delta_2 = {delta_2:.6f}")
print(f"  delta_3 = {delta_3:.6f}")
print(f"  sin^2(theta_W)|_M_Z tree = {sin2_W_MZ_tree:.6f}")
print(f"  PDG target               = {sin2_thetaW_MSbar}")
print(f"  Deviation                = {deviation_abs:+.6f}  ({deviation_rel:.3f} percent)")
print(f"  Verdict: JENSEN-THRESHOLD-74 = {gate_status}")
